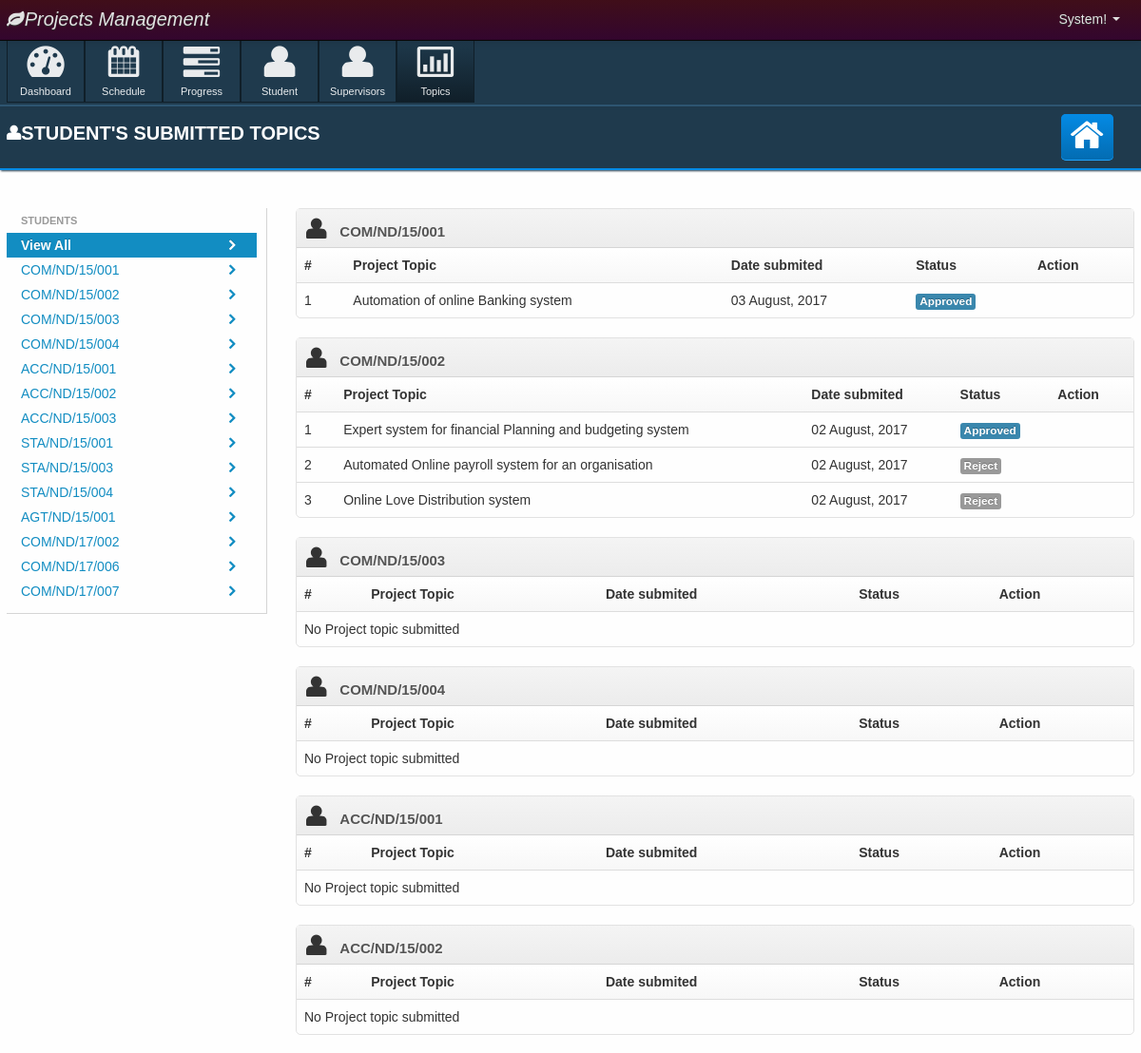
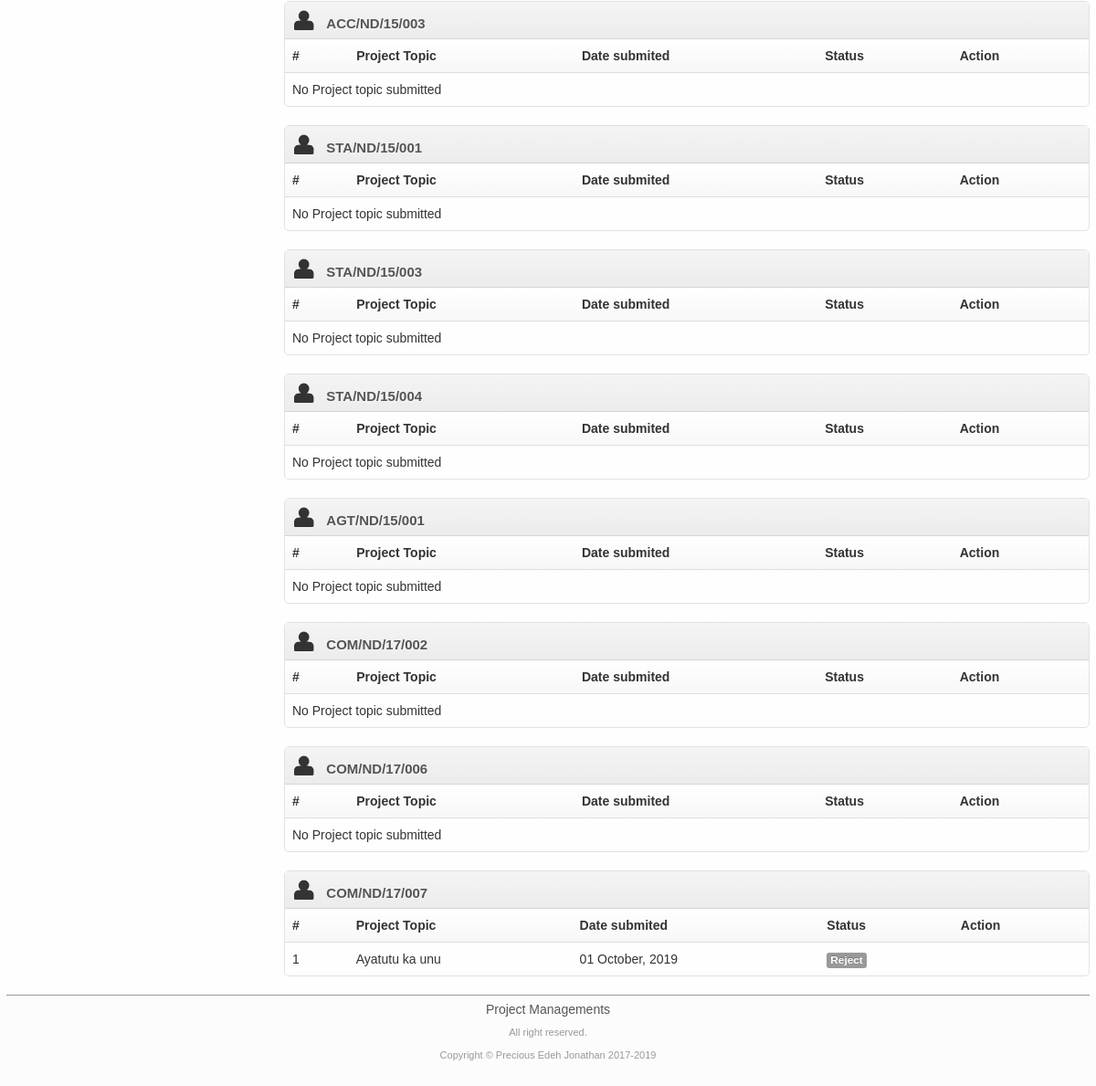
The page /admin/studentstopics.php (signed in) on the database its author committed (2 pictures, top to bottom).
### tables this page shows
CREATE TABLE `tb_students` (
  `id` int(11) NOT NULL,
  `studentid` varchar(15) NOT NULL,
  `firstname` varchar(15) NOT NULL,
  `othernames` varchar(30) NOT NULL,
  `school` int(1) NOT NULL,
  `department` int(1) NOT NULL,
  `status` int(1) NOT NULL,
  `isAssigned` int(11) NOT NULL DEFAULT '0'
);

CREATE TABLE `topic` (
  `id` int(11) NOT NULL,
  `stuid` int(11) NOT NULL,
  `topic` varchar(100) NOT NULL,
  `status` int(11) NOT NULL DEFAULT '0',
  `date` timestamp NOT NULL DEFAULT CURRENT_TIMESTAMP
);

### admin/studentstopics.php (the view, shortened to what this page needs)
<!DOCTYPE html>
<html lang="en">
<head>
    <link rel="stylesheet" href="../alert/css/jquery-confirm.css">
    <?php include('head.php');
	?>
</head>
    <body>
			<?php include('top.php'); ?>
        <div id="body-container">
            <div id="body-content">
                <?php include('nav.php'); ?>
                           <section class="nav nav-page">
        <div class="container">
            <div class="row">
                <div class="span7">
                    <header class="page-header">
                        <h3><i class="icon-user"></i>STUDENT'S SUBMITTED TOPICS
                        </h3>
                    </header>
                </div>
                <div class="page-nav-options">
                    <div class="span9">
                        <ul class="nav nav-pills">
                            <li>
                                <a href="../admin"><i class="icon-home icon-large"></i></a>
                            </li>
                        </ul>
                    </div>
                </div>
            </div>
        </div>
    </section>
    <section class="page container">
        <div class="row">
                <div class="span4">
                    <div class="blockoff-right">
                        <ul id="person-list" class="nav nav-list">
                            <li class="nav-header">Students</li>
                            <li class="active">
                                <a id="view-all" href="#">
                                    <i class="icon-chevron-right pull-right"></i>
                                    <b>View All</b>
                                </a>
                            	</li>
                            	 <?php
										$sql =$data->query($data->StudentListAll());$i =0;
										while($row=$data->fetch_array($sql)){$i+=1;
									?>
                                <li>
                                    <a href="#Person-<?php echo $i ?>">
                                        <i class="icon-chevron-right pull-right"></i>
                                        <?php echo $row['studentid'] ?>
                                    </a>
                                </li>
                                <?php }?>
                        </ul>
                    </div>
                </div>
                <div class="span12">
                 <?php
										$sql =$data->query($data->StudentListAll());$j =0;
										while($row=$data->fetch_array($sql)){$j+=1;
									?>
                    <div id="Person-<?php echo $j ?>" class="box">
                        <div class="box-header">
                            <i class="icon-user icon-large"></i>
                            <h5><?php echo $row['studentid'] ?><input type="hidden" id="stud_id" value="<?php echo $row['id'] ?>"></h5>
                        </div>
                        <div class="box-content box-table">
                        <table class="table table-hover tablesorter">
                            <thead>
                                <tr>
                                	<th>#</th>
                                    <th>Project Topic</th>
                                    <th>Date submited</th>
                                    <th>Status</th>
                                    <th>Action</th>
                                </tr>
                            </thead>
                            <tbody>
                            <?php $cmd = $data->query("SELECT * FROM `topic` WHERE stuid=".$row['id']);$k=0;
							if($data->no_rows($cmd)>0){
								while($tr = $data->fetch_array($cmd)){$k+=1;
							?>
                                <tr>
                                	<td><?php echo $k ?></td>
                                    <td><?php echo $tr['topic'] ?></td>
                                    <td><?php echo date_format(date_create($tr['date']),"d F, Y"); ?></td>
                                    <td><?php echo $data->topicStatus($tr['status']); ?></td>
                                    <td>
                                    </td>
                                </tr>
                                <?php }}else{
									?>
                                    <tr>
                                    <td colspan="5">No Project topic submitted</td>
                                	</tr>
                                    <?php
								}  ?>
                            </tbody>
                        </table>
                        </div>
                    </div>
                <?php }?>
                </div>
            </div>
  </section>
  </div>
  </div>
        <?php include('footer.php'); ?>
	</body>
</html>

### admin/api/api.classess.php (shortened to what this page needs)
<?php
class api_classes {
    public $conn = null;
    public function __construct(){
       $this->conn = mysqli_connect("localhost", "root", "", "proj_2019_pms");
    }
    function query($string) {
        $result = mysqli_query($this->conn, $string) or $this->sqlErr = mysqli_error($this->conn);
        return $result;
    }
    function fetch_array($result) {
        return $list = mysqli_fetch_array($result);
    }
    function no_rows($result) {
        return mysqli_num_rows($result);
    }
    function StudentListAll() {
        return "select `id`, `studentid`, CONCAT(`firstname`,' ',`othernames`) fullname, `school`, `department`, `status`,
		 `isAssigned` FROM `tb_students`";
    }
    function topicStatus($id) {
        switch ($id) {
            case 1: return '<span class="label label-info">Approved</span>';
                break;
            case 2: return '<span class="label label-danger">Reject</span>';
                break;
        }
    }
}
?>

### rows shown on the page
tb_students: studentid "COM/ND/15/001"
tb_students: studentid "COM/ND/15/002"
tb_students: studentid "COM/ND/15/003", shows "No Project topic submitted"
tb_students: studentid "COM/ND/15/004", shows "No Project topic submitted"
tb_students: studentid "ACC/ND/15/001", shows "No Project topic submitted"
tb_students: studentid "ACC/ND/15/002", shows "No Project topic submitted"
tb_students: studentid "ACC/ND/15/003", shows "No Project topic submitted"
tb_students: studentid "STA/ND/15/001", shows "No Project topic submitted"
tb_students: studentid "STA/ND/15/003", shows "No Project topic submitted"
tb_students: studentid "STA/ND/15/004", shows "No Project topic submitted"
tb_students: studentid "AGT/ND/15/001", shows "No Project topic submitted"
tb_students: studentid "COM/ND/17/002", shows "No Project topic submitted"
tb_students: studentid "COM/ND/17/006", shows "No Project topic submitted"
tb_students: studentid "COM/ND/17/007"
topic: topic "Automation of online Banking system", date "03 August, 2017", status "Approved"
topic: topic "Expert system for financial Planning and budgeting system", date "02 August, 2017", status "Approved"
topic: topic "Automated Online payroll system for an organisation", date "02 August, 2017", status "Reject"
topic: topic "Online Love Distribution system", date "02 August, 2017", status "Reject"
topic: topic "Ayatutu ka unu", date "01 October, 2019", status "Reject"
